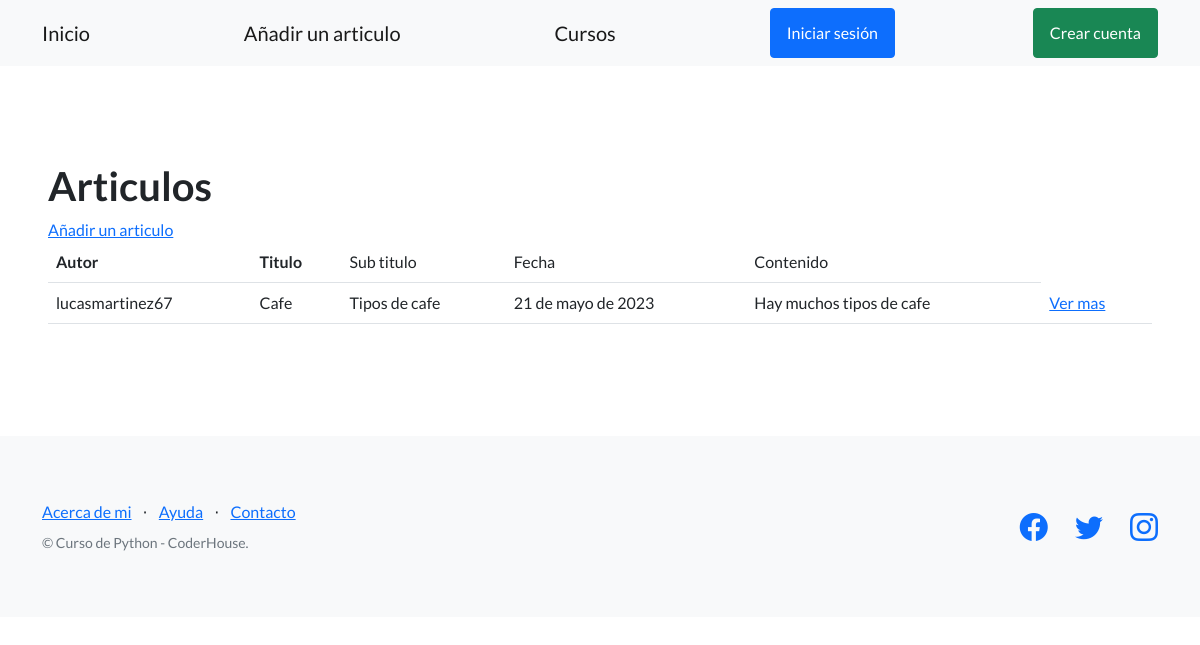
/pages/articulos/, run on an earlier commit of the app's database.
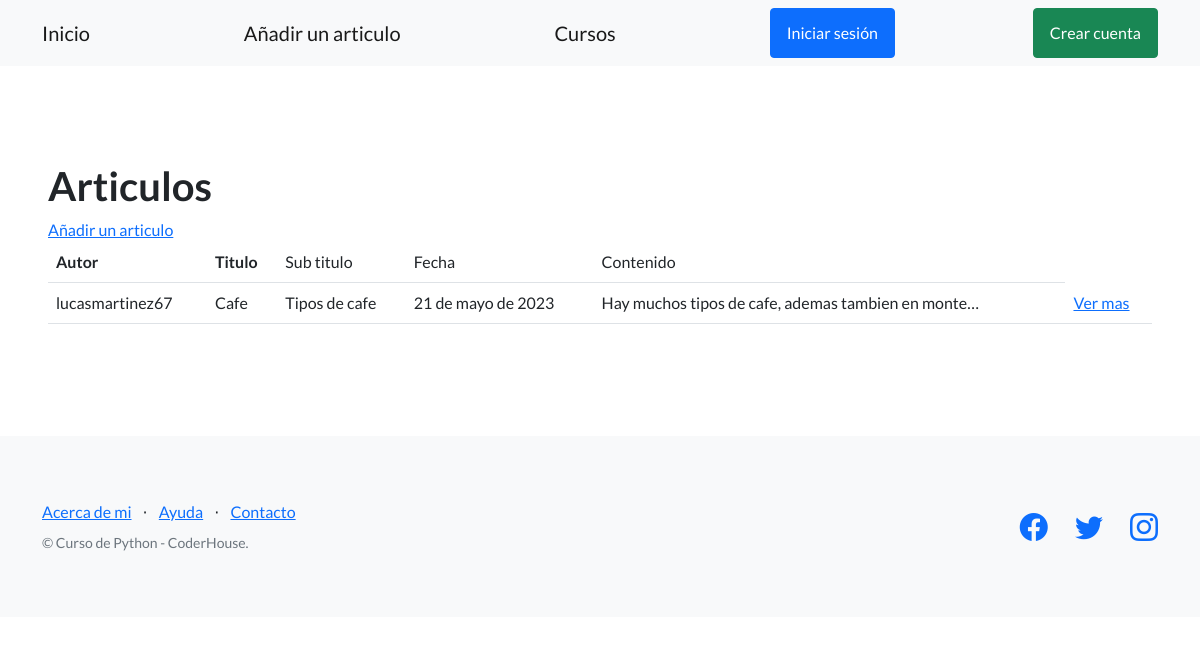
And on a later commit of the database.
### AppBlog/models.py (models this page shows, shortened)
class Articulo(models.Model):
    autor = models.ForeignKey(User, on_delete=models.SET_NULL, null=True)
    titulo = models.CharField(max_length=256)
    sub_titulo = models.CharField(max_length=256)
    fecha = models.DateField()
    contenido = models.TextField()

### AppBlog/views.py (the view)
# urls.py: path('articulos/', views.ArticuloListView.as_view(), name="articulo_list"),
class ArticuloListView(ListView):
    model = Articulo
    template_name = 'AppBlog/articulo_list.html'

### AppBlog/templates/AppBlog/articulo_list.html (shortened to what this page needs)
{% extends "AppBlog/base.html" %}
{% block contenido %}
<section>
  <div>
    <h1>Articulos</h1>
    <a href="{% url 'crear_articulo' %}">Añadir un articulo</a>
    <table class="table">
      <tbody>
        <tr>
          <th>Autor</th>
          <th>Titulo</th>
          <td>Sub titulo</td>
          <td>Fecha</td>
          <td>Contenido</td>
        </tr>
        {% for articulo in object_list %}
        <tr>
          <td>{{ articulo.autor }}</td>
          <td>{{ articulo.titulo }}</td>
          <td>{{ articulo.sub_titulo }}</td>
          <td>{{ articulo.fecha}}</td>
          <td>{{ articulo.contenido|truncatechars:50}}</td>
          <td>
            <a href="{% url 'ver_articulo' articulo.id %}">Ver mas</a>
          </td>
        </tr>
        {% endfor %}
      </tbody>
    </table>
  </div>
</section>
{% endblock contenido %}

### AppBlog/templates/AppBlog/base.html (shortened to what this page needs)
{% load static %}
<!DOCTYPE html>
<html lang="en">
    <head>
        <link href="https://cdn.jsdelivr.net/npm/bootstrap-icons@1.5.0/font/bootstrap-icons.css" rel="stylesheet" type="text/css" />
        <link href="{%static 'css/styles.css' %}" rel="stylesheet" />
    </head>
    <body>
        <nav class="navbar navbar-light bg-light static-top">
            <div class="container">
                <a class="navbar-brand" href="{% url 'inicio' %}">Inicio</a>
                <a class="navbar-brand" href="{% url 'articulo_list' %}">Añadir un articulo</a>
                <a class="navbar-brand" href="">Cursos</a>
                {% if user.is_authenticated %}
                <div class="dropdown">
                    <button class="btn btn-secondary dropdown-toggle" type="button" id="dropdownMenuButton1" data-bs-toggle="dropdown" aria-expanded="false">
                        <div style="display: inline-flex;">
                            <span>{{ user.username }}</span>
                        </div>
                    </button>
                    <ul class="dropdown-menu" aria-labelledby="dropdownMenuButton1">
                        <li>
                            <a class="dropdown-item" href="{% url 'editar_perfil' %}">Editar mis datos</a>
                        </li>
                        <li>
                            <a class="dropdown-item" href="{% url 'agregar_avatar' %}">Agregar avatar</a>
                        </li>
                        <li>
                            <a class="dropdown-item" href="{% url 'logout' %}"><strong>Cerrar Sesión</strong></a>
                        </li>
                    </ul>
                    </div>
                </div>
                {% else %}
                <a class="btn btn-primary" href="{% url 'login' %}">Iniciar sesión</a>
                <a class="btn btn-success" href="{% url 'registro' %}">Crear cuenta</a>
                {% endif %}
            </div>
         </nav>
        <section style="padding:6rem 3rem;">
        {% block contenido%}
        {% endblock contenido %}
        </section>
        <footer class="footer bg-light">
            <div class="container">
                <div class="row">
                    <div class="col-lg-6 h-100 text-center text-lg-start my-auto">
                        <ul class="list-inline mb-2">
                            <li class="list-inline-item"><a href="{% url 'sobre_mi' %}">Acerca de mi</a></li>
                            <li class="list-inline-item">⋅</li>
                            <li class="list-inline-item"><a href="#!">Ayuda</a></li>
                            <li class="list-inline-item">⋅</li>
                            <li class="list-inline-item"><a href="#!">Contacto</a></li>
                        </ul>
                        <p class="text-muted small mb-4 mb-lg-0">&copy; Curso de Python - CoderHouse.</p>
                    </div>
                    <div class="col-lg-6 h-100 text-center text-lg-end my-auto">
                        <ul class="list-inline mb-0">
                            <li class="list-inline-item me-4">
                                <a href="#!"><i class="bi-facebook fs-3"></i></a>
                            </li>
                            <li class="list-inline-item me-4">
                                <a href="#!"><i class="bi-twitter fs-3"></i></a>
                            </li>
                            <li class="list-inline-item">
                                <a href=""><i class="bi-instagram fs-3"></i></a>
                            </li>
                        </ul>
                    </div>
                </div>
            </div>
        </footer>
    </body>
</html>

What changed in the data, as far as the page shows it:
changed Articulo "Cafe": contenido "Hay muchos tipos de cafe" → "Hay muchos tipos de cafe, ademas tambien en monte…"
